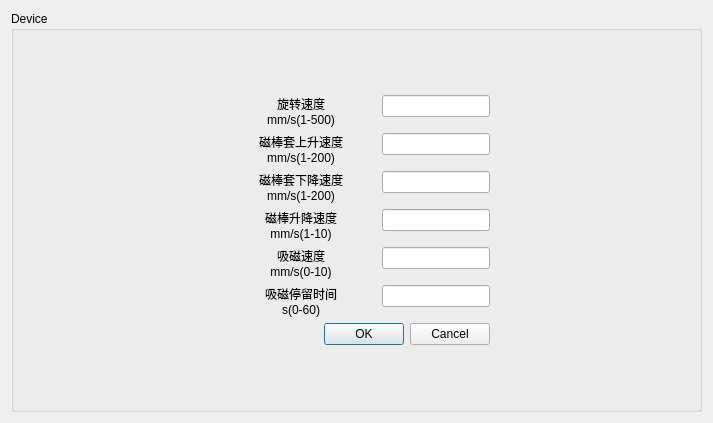
          <widget class="QWidget" name="page">
           <layout class="QGridLayout" name="gridLayout_12">
            <item row="0" column="0">
             <widget class="QGroupBox" name="groupBox_2">
              <property name="title">
               <string>Device</string>
              </property>
              <layout class="QGridLayout" name="gridLayout_19">
               <item row="0" column="1">
                <spacer name="verticalSpacer_23">
                 <property name="orientation">
                  <enum>Qt::Vertical</enum>
                 </property>
                 <property name="sizeType">
                  <enum>QSizePolicy::Preferred</enum>
                 </property>
                 <property name="sizeHint" stdset="0">
                  <size>
                   <width>20</width>
                   <height>55</height>
                  </size>
                 </property>
                </spacer>
               </item>
               <item row="1" column="0">
                <spacer name="horizontalSpacer_7">
                 <property name="orientation">
                  <enum>Qt::Horizontal</enum>
                 </property>
                 <property name="sizeHint" stdset="0">
                  <size>
                   <width>203</width>
                   <height>20</height>
                  </size>
                 </property>
                </spacer>
               </item>
               <item row="1" column="1">
                <layout class="QFormLayout" name="formLayout">
                 <item row="0" column="0">
                  <widget class="QLabel" name="label_4">
                   <property name="minimumSize">
                    <size>
                     <width>150</width>
                     <height>0</height>
                    </size>
                   </property>
                   <property name="text">
                    <string>旋转速度
mm/s(1-500)</string>
                   </property>
                   <property name="alignment">
                    <set>Qt::AlignCenter</set>
                   </property>
                  </widget>
                 </item>
                 <item row="0" column="1">
                  <widget class="QLineEdit" name="lineEdit">
                   <property name="frame">
                    <bool>true</bool>
                   </property>
                  </widget>
                 </item>
                 <item row="1" column="0">
                  <widget class="QLabel" name="label_5">
                   <property name="minimumSize">
                    <size>
                     <width>150</width>
                     <height>0</height>
                    </size>
                   </property>
                   <property name="text">
                    <string>磁棒套上升速度
mm/s(1-200)</string>
                   </property>
                   <property name="alignment">
                    <set>Qt::AlignCenter</set>
                   </property>
                  </widget>
                 </item>
                 <item row="1" column="1">
                  <widget class="QLineEdit" name="lineEdit_2"/>
                 </item>
                 <item row="2" column="0">
                  <widget class="QLabel" name="label_6">
                   <property name="minimumSize">
                    <size>
                     <width>150</width>
                     <height>0</height>
                    </size>
                   </property>
                   <property name="text">
                    <string>磁棒套下降速度
mm/s(1-200)</string>
                   </property>
                   <property name="alignment">
                    <set>Qt::AlignCenter</set>
                   </property>
                  </widget>
                 </item>
                 <item row="2" column="1">
                  <widget class="QLineEdit" name="lineEdit_3"/>
                 </item>
                 <item row="3" column="0">
                  <widget class="QLabel" name="label_7">
                   <property name="minimumSize">
                    <size>
                     <width>150</width>
                     <height>0</height>
                    </size>
                   </property>
                   <property name="text">
                    <string>磁棒升降速度
mm/s(1-10)</string>
                   </property>
                   <property name="alignment">
                    <set>Qt::AlignBottom|Qt::AlignHCenter</set>
                   </property>
                  </widget>
                 </item>
                 <item row="3" column="1">
                  <widget class="QLineEdit" name="lineEdit_4"/>
                 </item>
                 <item row="4" column="0">
                  <widget class="QLabel" name="label_8">
                   <property name="minimumSize">
                    <size>
                     <width>150</width>
                     <height>0</height>
                    </size>
                   </property>
                   <property name="text">
                    <string>吸磁速度
mm/s(0-10)</string>
                   </property>
                   <property name="alignment">
                    <set>Qt::AlignCenter</set>
                   </property>
                  </widget>
                 </item>
                 <item row="4" column="1">
                  <widget class="QLineEdit" name="lineEdit_5"/>
                 </item>
                 <item row="5" column="0">
                  <widget class="QLabel" name="label_9">
                   <property name="minimumSize">
                    <size>
                     <width>150</width>
                     <height>0</height>
                    </size>
                   </property>
                   <property name="text">
                    <string>吸磁停留时间
s(0-60)</string>
                   </property>
                   <property name="alignment">
                    <set>Qt::AlignCenter</set>
                   </property>
                  </widget>
                 </item>
                 <item row="5" column="1">
                  <widget class="QLineEdit" name="lineEdit_6"/>
                 </item>
                 <item row="6" column="0" colspan="2">
                  <widget class="QDialogButtonBox" name="buttonBox">
                   <property name="standardButtons">
                    <set>QDialogButtonBox::Cancel|QDialogButtonBox::Ok</set>
                   </property>
                  </widget>
                 </item>
                </layout>
               </item>
               <item row="1" column="2">
                <spacer name="horizontalSpacer_8">
                 <property name="orientation">
                  <enum>Qt::Horizontal</enum>
                 </property>
                 <property name="sizeHint" stdset="0">
                  <size>
                   <width>200</width>
                   <height>20</height>
                  </size>
                 </property>
                </spacer>
               </item>
               <item row="2" column="1">
                <spacer name="verticalSpacer_24">
                 <property name="orientation">
                  <enum>Qt::Vertical</enum>
                 </property>
                 <property name="sizeType">
                  <enum>QSizePolicy::Preferred</enum>
                 </property>
                 <property name="sizeHint" stdset="0">
                  <size>
                   <width>20</width>
                   <height>55</height>
                  </size>
                 </property>
                </spacer>
               </item>
              </layout>
             </widget>
            </item>
           </layout>
          </widget>
